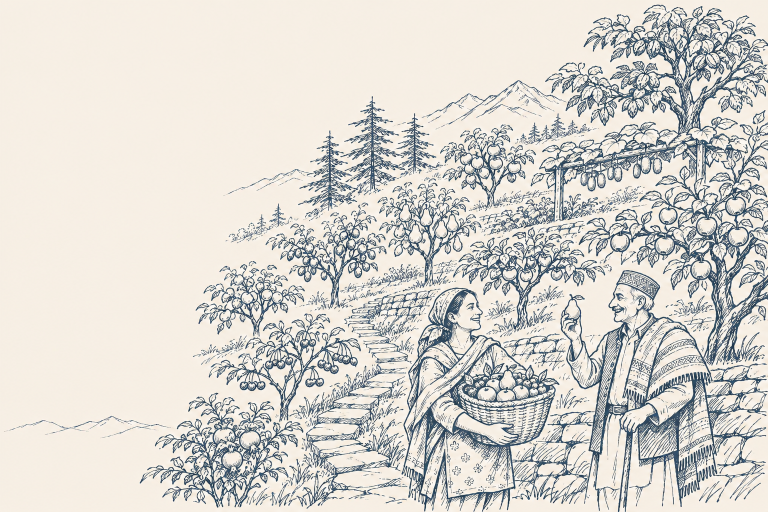
#> input picture ink-sktech/Himalayan Orchard Harvest Conversation.png, 1536 x 1024 px (shown at 1/2 size)
$ python convert.py
#> lines starting #> are read from the running program, lines starting #| are printed output that depends on the picture
#> in main, original is the input picture: PIL image 1536x1024 RGB; mean R, G, B 215.1, 212.6, 207
"""
Make the website copies of the ink sketches.

Reads the original PNGs in ink-sktech/ (never changes them) and writes resized WebP files
into ink-sktech/web/, one file per width, named <web name>-<width>.webp. While resizing it
shifts each picture's cream background to the site's page colour (#F5F0E8), so the drawings
sit on the page without a visible box.

    python ink-sktech/web/convert.py
"""

from pathlib import Path

from PIL import Image, ImageStat

HERE = Path(__file__).resolve().parent
ORIGINALS = HERE.parent
PAGE_CREAM = (0xF5, 0xF0, 0xE8)
QUALITY = 70  # the same to the eye as 80 on this line art (checked zoomed in), about 18 % smaller

# Original file -> (web name, widths to make). See ../image-map.md for which page uses which.
HERO = (1200, 800, 480)  # headers sit at about 600 px on desktop: 1200 for sharp screens, 800 for phones
SQUARE_SMALL = (640, 320)
IMAGES = {
    'Himalayan Orchard Harvest Conversation.png': ('hero-fruits', HERO),
    'Apple Harvest in the Himalayan Orchard.png': ('hero-varieties', HERO),
    'Himalayan Orchard Planting in Winter.png': ('hero-rootstocks', HERO),
    'Himalayan Orchard Leaf Inspection.png': ('hero-diseases', HERO),
    'Himalayan Orchard Mixing Scene.png': ('hero-chemicals', HERO),
    'Terraced Orchard Blossom Spraying.png': ('hero-spray', HERO),
    'Himalayan Orchard Companions.png': ('hero-blog', HERO),
    'Himalayan Orchard Family Gathering.png': ('hero-about', HERO),
    'Himalayan Orchard Weather Watch.png': ('hero-weather', HERO),
    'Himachal Orchard Blossom Harvest.png': ('hero-plus', HERO),
    'Family Harvest Under the Apple Tree.png': ('hero-app', HERO),
    'Welcoming Orchard Gate in the Mountains-2.png': ('hero-login', HERO),
    'Welcoming Gate to the Mountain Orchard-1.png': ('hero-login-alt', HERO),
    'Apple Terraces Beneath Mountain Peaks.png': ('footer', (1920, 1280, 768)),
    'Terraced Orchard with Sapling and Tools.png': ('home-grow', HERO),
    'Apple Orchard Dashboard Sketch.png': ('home-app', (800, 480)),
    'Orchard Crate and Fallen Apple.png': ('empty-nothing', SQUARE_SMALL),
    'Forked Paths Through the Himalayan Orchard.png': ('empty-404', SQUARE_SMALL),
    'Seedling Pot with Orchard Hills.png': ('empty-soon', SQUARE_SMALL),
    'Rustic Orchard Gate Among Apple Trees.png': ('empty-locked', SQUARE_SMALL),
}


def background(image):
    """The cream: the median colour of the four corners (always empty paper)."""
    w, h = image.size
#> w = 1536; h = 1024
    boxes = [(0, 0, 40, 40), (w - 40, 0, w, 40), (0, h - 40, 40, h), (w - 40, h - 40, w, h)]
    medians = [ImageStat.Stat(image.crop(box)).median for box in boxes]
#> medians = [[246, 239, 228], [246, 238, 228], [246, 239, 228], [246, 239, 228]]
    return tuple(sum(m[c] for m in medians) / 4 for c in range(3))


def match_cream(image):
    """Scale each colour channel so the background becomes exactly PAGE_CREAM.

    A multiplication: the cream moves fully, the dark ink lines hardly change.
    """
    bg = background(image)
#> bg = (246, 238.8, 228)
    channels = [
        band.point(lambda v, f=PAGE_CREAM[c] / bg[c]: min(255, round(v * f)))
        for c, band in enumerate(image.split())
    ]
#> channels = 3 items
    return Image.merge('RGB', channels)


def main():
    total = 0
    for name, (web_name, widths) in IMAGES.items():
        original = Image.open(ORIGINALS / name).convert('RGB')
        fixed = match_cream(original)
        for width in widths:
            width = min(width, original.width)  # never enlarge
            height = round(original.height * width / original.width)
            out = HERE / f'{web_name}-{width}.webp'
            fixed.resize((width, height), Image.LANCZOS).save(out, 'WEBP', quality=QUALITY, method=6)
            size = out.stat().st_size
            total += size
            print(f'{out.name:28} {width}x{height:<5} {size / 1024:6.0f} KB')
#> this loop made 1 pass
#> pass 1, in main, `fixed.resize((width, height), Image.LANCZOS).save(out, 'WEBP', quality..`:
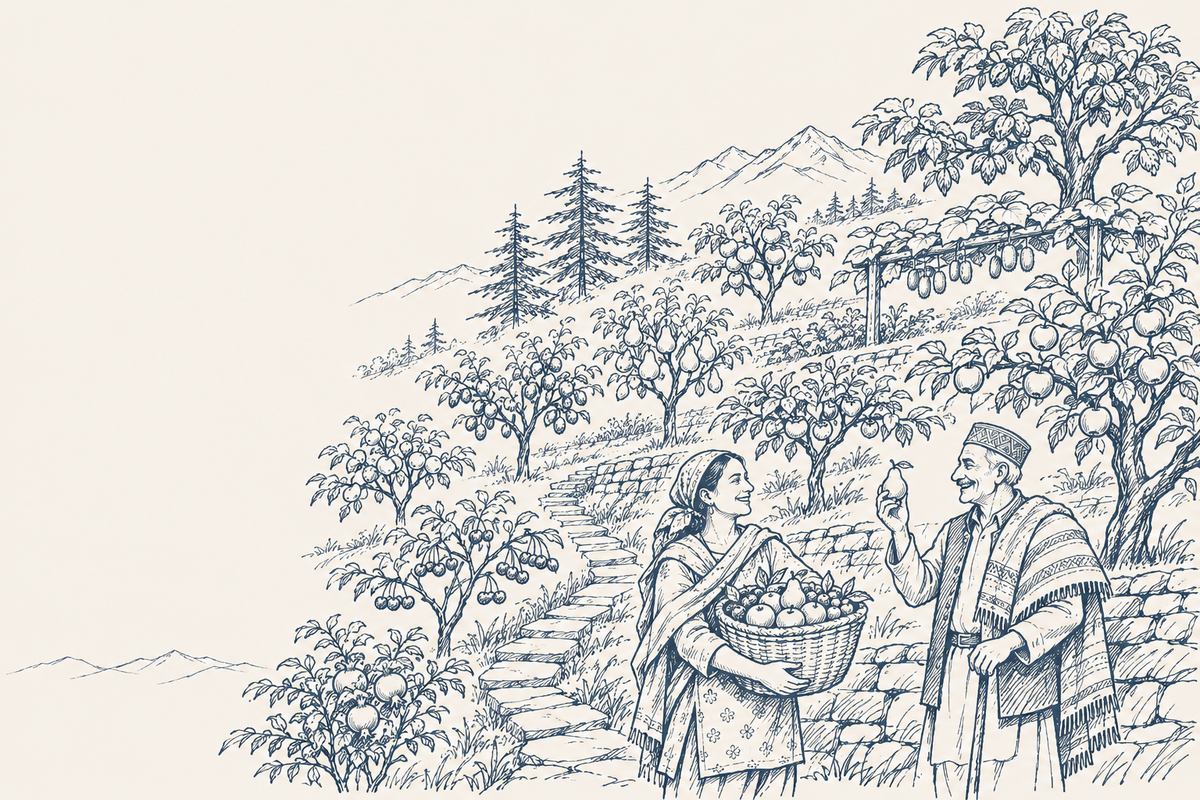
#> saved as hero-fruits-1200.webp: PIL image 1200x800 RGB; mean R, G, B 214.1, 213.3, 210.5
#> after the loop, total = 0
    print(f'\n{total / 1024 / 1024:.1f} MB in all')


if __name__ == '__main__':
#> (the run stopped early here; a loop or call above may not have finished)
